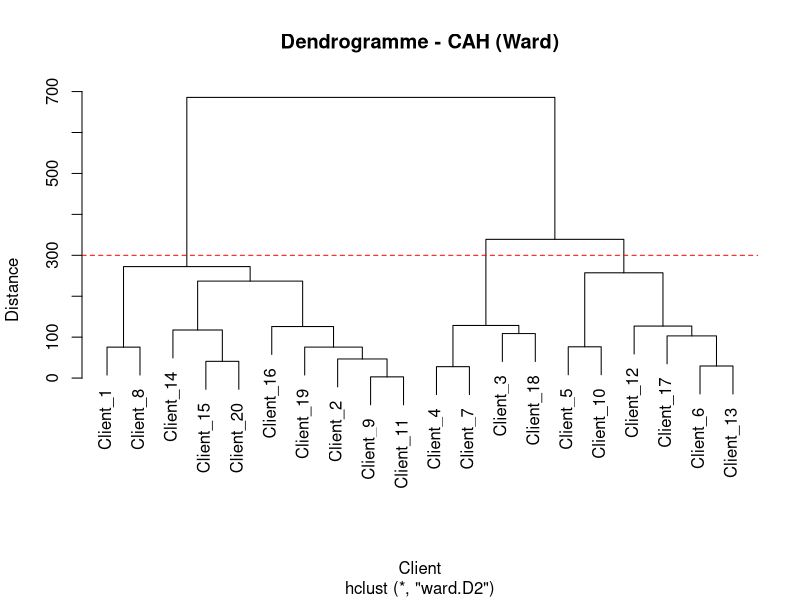
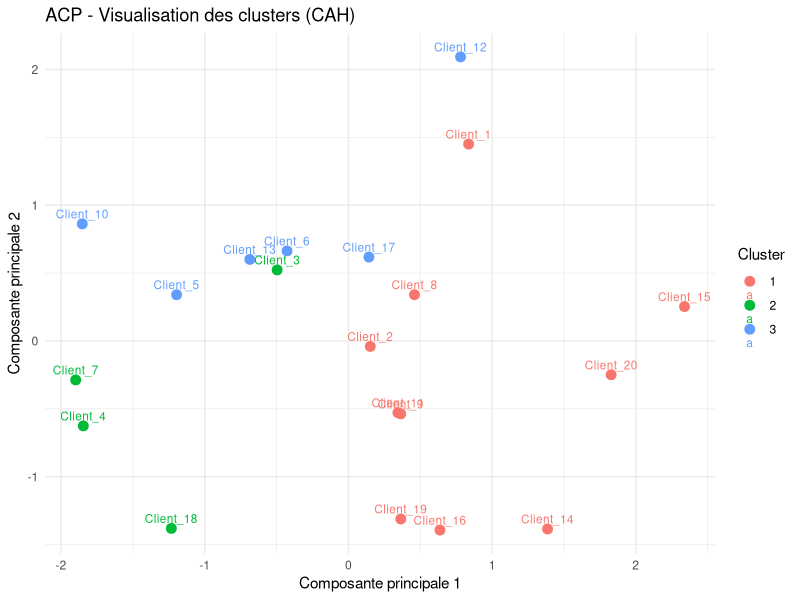

Recreate these plots in R, in order.
## ---- chunk 1

data <- read.csv2("clients_depenses.csv")
head(data)
## ---- chunk 2
# Extraction des données numériques uniquement
X <- data[, -1]
## ---- chunk 3
# Matrice des distances
d <- dist(X) #distance = plus les individus sont proches plus la distance est faible

# CAH avec la méthode de Ward
hc <- hclust(d, method = "ward.D2")
## ---- chunk 4
# Dendrogramme avec ligne rouge pour visualiser la coupure
plot(hc, labels = data$Client, main = "Dendrogramme - CAH (Ward)",
     xlab = "Client", ylab = "Distance")
abline(h = 300, col = "red", lty = 2) 
## ---- chunk 5
# Découpage en 3 groupes (selon la plus grande distance verticale)
clusters <- cutree(hc, k = 3)

# Ajouter les clusters au tableau de départ
data$Cluster <- factor(clusters)
## ---- chunk 6
install.packages("ggplot2")
library(ggplot2)
# Étape 1 : Réaliser l'ACP sur les colonnes numériques (sans Client ni Cluster)
acp <- prcomp(X, scale. = TRUE)

# Étape 2 : Extraire les coordonnées sur les deux premières composantes
coord <- as.data.frame(acp$x[, 1:2])
colnames(coord) <- c("PC1", "PC2")
coord$Client <- data$Client
coord$Cluster <- factor(data$Cluster, labels = c("1", "2", "3"))

ggplot(coord, aes(x = PC1, y = PC2, color = Cluster, label = Client)) +
  geom_point(size = 3) +
  geom_text(vjust = -0.6, size = 3) +
  labs(title = "ACP - Visualisation des clusters (CAH)",
       x = "Composante principale 1", y = "Composante principale 2") +
  theme_minimal()
## ---- chunk 7
acp$rotation[, 1:2]  # colonnes : PC1 et PC2, lignes : variables
